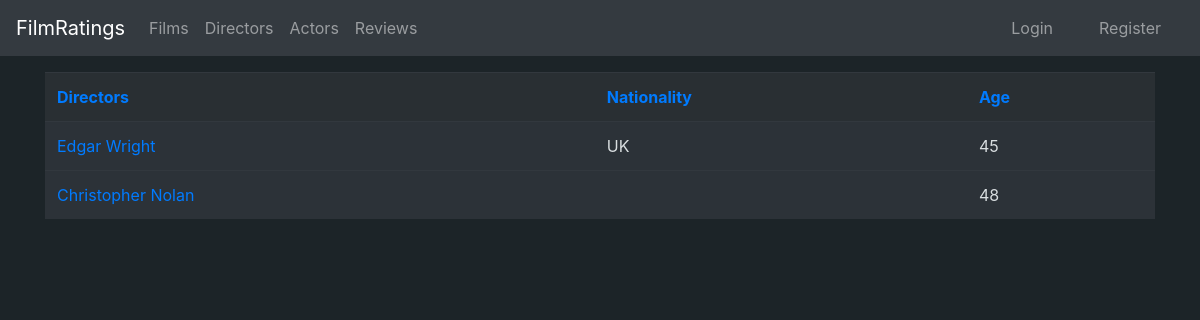
The page /directors/ on the database its author committed.
### application/directors/models.py (models this page shows, shortened)
class Director(Base):
    name = db.Column(db.String(400), nullable=False)
    nationality = db.Column(db.String(400), nullable = True)
    age = db.Column(db.String(3), nullable = True)
    bio = db.Column(db.String(1200), nullable = True)
    films = db.relationship("Film", backref='account', lazy=True)

### application/directors/views.py (the view)
@app.route("/directors/", methods=["GET"])
def directors_index():
    return render_template("directors/list.html", directors = Director.query.all(), sortby = None, desc = None)

### application/templates/directors/list.html (shortened to what this page needs)
{% extends "layout.html" %}
{% block body %}
    <table class="table table-borderless table-dark">
        <tr style="background-color:#292F33">
            <th>
                {% if sortby == 'name' and desc == False %}
                    <a href="{{url_for('directors_sorted', sortby = 'namedesc')}}">Directors</a>
                {% else %}
                    <a href="{{url_for('directors_sorted', sortby = 'name')}}">Directors</a>
                {% endif %}
            </th>
            <th>
                {% if sortby == 'nationality' and desc == False %}
                    <a href="{{url_for('directors_sorted', sortby = 'nationalitydesc')}}">Nationality</a>
                {% else %}
                    <a href="{{url_for('directors_sorted', sortby = 'nationality')}}">Nationality</a>
                {% endif %}
            </th>
            <th>
                {% if sortby == 'age' and desc == False %}
                    <a href="{{url_for('directors_sorted', sortby = 'agedesc')}}">Age</a>
                {% else %}
                    <a href="{{url_for('directors_sorted', sortby = 'age')}}">Age</a>
                {% endif %}
            </th>
        </tr>
        {% for director in directors%}
        <tr style="background-color:#2c3238;color:#d9dee0">
            <td><a href="{{url_for('directors_show', director_id = director.id)}}">{{director.name}}</a></td>
            {% if not director.nationality == null %}
                <td>{{director.nationality}}</td>
            {% endif %}
            {% if not director.age == null %}
                <td>{{director.age}}</td>
            {% endif %}
        </tr>
        {% endfor %}
    </table>
{% endblock %}

### rows shown on the page
Director: name "Edgar Wright", nationality "UK", age "45"
Director: name "Christopher Nolan", age "48"
